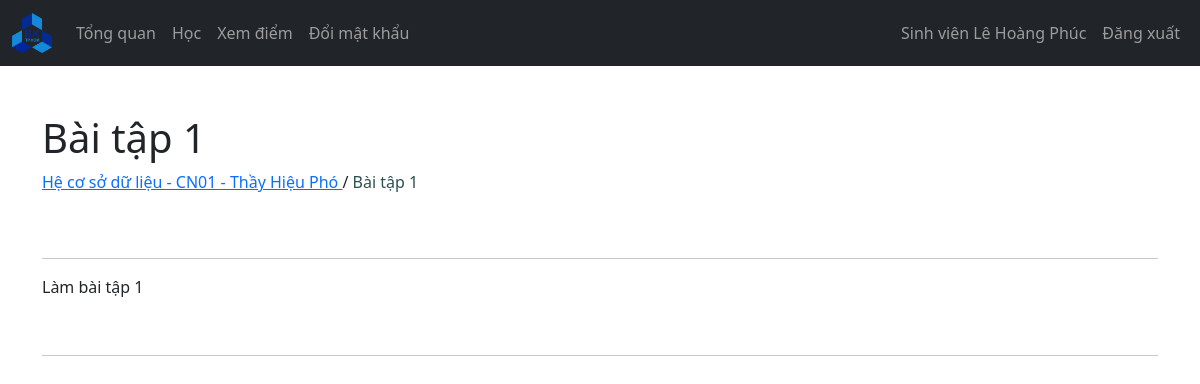
The page /SinhVien/baitap.php?id=1 (signed in) on the database its author committed.
### tables this page shows
CREATE TABLE `sinhvien` (
  `masinhvien` varchar(127) NOT NULL,
  `ho_tenlot` varchar(255) NOT NULL,
  `ten` varchar(255) NOT NULL,
  `tendangnhap` varchar(127) NOT NULL,
  `matkhau` varchar(255) NOT NULL,
  `email` varchar(255) NOT NULL,
  `sdt` varchar(15) NOT NULL,
  `namsinh` int(11) NOT NULL,
  `gioitinh` tinyint(1) NOT NULL
);

CREATE TABLE `baitap` (
  `id_e` int(11) NOT NULL,
  `id_lophoc` int(11) NOT NULL,
  `tieude` text NOT NULL,
  `noidung` mediumtext NOT NULL
);

CREATE TABLE `khoahoc` (
  `makhoahoc` varchar(127) NOT NULL,
  `tenkhoahoc` varchar(255) NOT NULL
);

CREATE TABLE `lophoc` (
  `id_c` int(11) NOT NULL,
  `malophoc` varchar(127) NOT NULL,
  `makhoahoc` varchar(127) NOT NULL,
  `magiangvien` varchar(127) NOT NULL
);

CREATE TABLE `giangvien` (
  `magiangvien` varchar(127) NOT NULL,
  `ho_tenlot` varchar(255) NOT NULL,
  `ten` varchar(255) NOT NULL,
  `tendangnhap` varchar(127) NOT NULL,
  `matkhau` varchar(255) NOT NULL,
  `email` varchar(255) NOT NULL,
  `sdt` varchar(15) NOT NULL,
  `namsinh` int(11) NOT NULL,
  `gioitinh` tinyint(1) NOT NULL
);

### controllers/sinhvien_ctl.php (called while the page is built, shortened)
<?php
function getSinhVienTheoId($id, $conn)
{
  $sql = "SELECT * FROM sinhvien
           WHERE masinhvien=?";
  $stmt = $conn->prepare($sql);
  $stmt->execute([$id]);
  if ($stmt->rowCount() == 1) {
    $sinhvien = $stmt->fetch();
    return $sinhvien;
  } else {
    return 0;
  }
}

### controllers/lophoc_ctl.php (called while the page is built, shortened)
<?php
function getGiangVienCuaLop($lop_id, $conn)
{
  $sql = "SELECT magiangvien FROM lophoc
          WHERE id_c=:idlop";
  $stmt = $conn->prepare($sql);
  $stmt->bindParam(':idlop',$lop_id);
  $stmt->execute();
  if ($stmt->rowCount() == 1) {
    $giangvien = $stmt->fetch();
    return $giangvien;
  } else {
    return 0;
  }
}
function getTenCuaKhoa($khoa_id, $conn) {
  $sql = "SELECT tenkhoahoc FROM khoahoc
          WHERE makhoahoc=?";
  $stmt = $conn->prepare($sql);
  $stmt->execute([$khoa_id]);
  if ($stmt->rowCount() == 1) {
    $tenkhoa = $stmt->fetch();
    return $tenkhoa;
  } else {
    return 0;
  }
}
function svKiemTraQuyenVaoLop($id_sv, $id_lophoc, $conn) {
  $sql = "SELECT * from lop_rec
          WHERE id_lophoc=:lop AND masinhvien=:sv";
  $stmt = $conn->prepare($sql);
  $stmt->bindParam(':lop',$id_lophoc);
  $stmt->bindParam(':sv',$id_sv);
  $stmt->execute();
  if ($stmt->rowCount()<1) {
    return false;
  } else {
    return true;
  }
}
function getLopTheoId($id, $conn) {
  $sql = "SELECT malophoc,makhoahoc FROM lophoc
          WHERE id_c=?";
  $stmt = $conn->prepare($sql);
  $stmt->execute([$id]);
  if ($stmt->rowCount() == 1) {
    $lophoc = $stmt->fetch();
    return $lophoc;
  } else {
    return 0;
  }
}
function getBaiTapTheoId($baitap_id, $conn) {
  $sql = "SELECT * FROM baitap
          WHERE id_e=:id";
  $stmt = $conn->prepare($sql);
  $stmt->bindParam(':id',$baitap_id);
  $stmt->execute();
  if ($stmt->rowCount() == 1) {
    $baigiang = $stmt->fetch();
    return $baigiang;
  } else {
    return 0;
  }
}

### controllers/global_ctl.php (called while the page is built, shortened)
<?php
function gotoLop($lop_id) {
  return "./lop_view.php?id=$lop_id";
}

### controllers/giangvien_ctl.php (called while the page is built, shortened)
<?php
function getGiangVienTheoId($giangvien_id, $conn)
{
  $sql = "SELECT * FROM giangvien
            WHERE magiangvien=?";
  $stmt = $conn->prepare($sql);
  $stmt->execute([$giangvien_id]);
  if ($stmt->rowCount() == 1) {
    $giangvien = $stmt->fetch();
    return $giangvien;
  } else {
    return 0;
  }
}

### SinhVien/baitap.php (the view, shortened to what this page needs)
<?php
if (isset($_SESSION['masinhvien']) && isset($_SESSION['tucach']) && $_GET['id']) {
    if ($_SESSION['tucach'] == 'SinhVien') {
        include "../controllers/includer.php";
        $masinhvien = $_SESSION['masinhvien'];
        $sinhvien = getSinhVienTheoId($masinhvien, $conn);
        $id_baitap = $_GET['id'];
        $baitap = getBaiTapTheoId($id_baitap, $conn);
        if ($baitap != 0) {
            $id_lophoc = $baitap['id_lophoc'];
            $lophoc = getLopTheoId($id_lophoc, $conn);
            $khoahoc = 0;
            $truycap = svKiemTraQuyenVaoLop($masinhvien, $id_lophoc, $conn);
        } else {
            $lophoc = 0;
            $khoahoc = 0;
        }
?>
        <!DOCTYPE html>
        <html lang="en">
        <head>
                <?php
                $tensinhvien = $sinhvien['ho_tenlot'] . " " . $sinhvien['ten'];
                $usrname = "Sinh viên " . $tensinhvien;
                if ($lophoc != 0) {
                    $khoahoc = getTenCuaKhoa($lophoc['makhoahoc'], $conn);
                    $tenkhoahoc = $khoahoc['tenkhoahoc'];
                    $id_gv = getGiangVienCuaLop($id_lophoc, $conn);
                    $giangvien = getGiangVienTheoId($id_gv['magiangvien'], $conn);
                    if ($giangvien['gioitinh'] = true) {
                        $gGV = "Thầy ";
                    } else {
                        $gGV = "Cô ";
                    }
                    $tengiangvien = $gGV . $giangvien['ho_tenlot'] . " " . $giangvien['ten'];
                    $title = $tenkhoahoc . " - " . $lophoc['malophoc'];
                    $real_title = $title . " - " . $tengiangvien;
                } else {
                    $title = "Không tìm thấy lớp";
                }
                ?>
            <link rel="stylesheet" href="https://cdn.jsdelivr.net/npm/bootstrap@5.2.0/dist/css/bootstrap.min.css">
            <link rel="stylesheet" href="../css/style.css">
            <link rel="stylesheet" href="https://cdnjs.cloudflare.com/ajax/libs/font-awesome/4.7.0/css/font-awesome.min.css">
        </head>
        <body>
            <?php
            include "comp/navbar.php";
            ?>
            <?php
            if ($khoahoc != 0) {
            ?>
                <div class="container mt-5">
                    <?php
                    if ($truycap != false) {
                    ?>
                        <?php
                        if ($baitap != 0) {
                        ?>
                            <h1><?= $baitap['tieude'] ?></h1>
                            <a href="<?php echo gotoLop($id_lophoc) ?>">
                                <?= $real_title ?>
                            </a>
                            / <a style="color:darkslategrey;">
                                <?= $baitap['tieude'] ?>
                            </a>
                            <br />
                            <br />
                            <br />
                            <hr />
                            <p>
                                <?= $baitap['noidung'] ?>
                            </p>
                            <br />
                            <hr />
                        <?php } else { ?>
                            <div class="alert alert-info" role="alert">
                                Chưa có bài tập.
                            </div>
                        <?php } ?>
                    <?php } else { ?>
                        <div class="alert alert-info" role="alert">
                            Bạn chưa ghi danh vào lớp học này.
                        </div>
                    <?php } ?>
                <?php } else { ?>
                    <div class="alert alert-info .w-450 m-5" role="alert">
                        Không tìm thấy bài tập!
                    </div>
                <?php } ?>
                </div>
        </body>
        </html>
<?php
    } else {
        header("Location: ../login.php");
        exit;
    }
} else {
    header("Location: ../login.php");
    exit;
}
?>

### SinhVien/comp/navbar.php (shortened to what this page needs)
<nav class="navbar navbar-expand-lg navbar-dark bg-dark">
  <div class="container-fluid">
    <a class="navbar-brand" href="../index.php">
      <img src="../imgs/logo.png" width="40">
    </a>
    <div class="collapse navbar-collapse" id="navbarSupportedContent">
      <ul class="navbar-nav me-auto mb-2 mb-lg-0" id="navLinks">
        <li class="nav-item">
          <a class="nav-link" aria-current="page" href="index.php">Tổng quan</a>
        </li>
        <li class="nav-item">
          <a class="nav-link" href="hoc.php">Học</a>
        </li>
        <li class="nav-item">
          <a class="nav-link" href="diem.php">Xem điểm</a>
        </li>
        <li class="nav-item">
          <a class="nav-link" href="doimatkhau.php">Đổi mật khẩu</a>
        </li>
      </ul>
      <ul class="navbar-nav me-right mb-2 mb-lg-0">
        <li class="nav-item">
          <a class="nav-link" href="index.php">
            <?= $usrname ?>
          </a>
        </li>
        <li class="nav-item">
          <a class="nav-link" href="../logout.php">Đăng xuất</a>
        </li>
      </ul>
    </div>
  </div>
</nav>

### rows shown on the page
sinhvien: usrname "Sinh viên Lê Hoàng Phúc"
baitap: tieude "Bài tập 1", noidung "Làm bài tập 1"
khoahoc: tenkhoahoc.ten "Hệ cơ sở dữ liệu - CN01 - Thầy Hiệu Phó"
